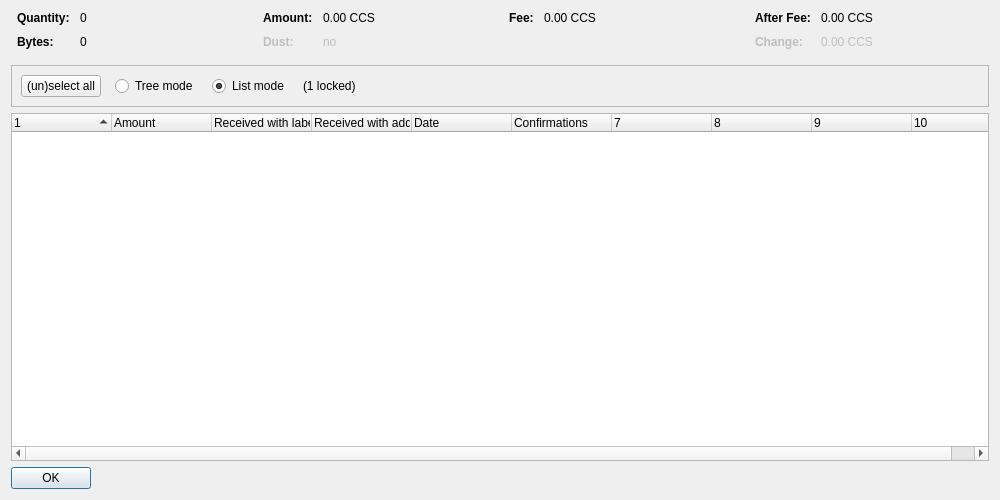
<?xml version="1.0" encoding="UTF-8"?>
<ui version="4.0">
 <class>CoinControlDialog</class>
 <widget class="QDialog" name="CoinControlDialog">
  <property name="geometry">
   <rect>
    <x>0</x>
    <y>0</y>
    <width>1000</width>
    <height>500</height>
   </rect>
  </property>
  <property name="windowTitle">
   <string>Coin Selection</string>
  </property>
  <layout class="QVBoxLayout" name="verticalLayout">
   <item>
    <layout class="QHBoxLayout" name="horizontalLayoutTop" stretch="0,0,0,0">
     <property name="topMargin">
      <number>0</number>
     </property>
     <property name="bottomMargin">
      <number>10</number>
     </property>
     <item>
      <layout class="QFormLayout" name="formLayoutCoinControl1">
       <property name="horizontalSpacing">
        <number>10</number>
       </property>
       <property name="verticalSpacing">
        <number>10</number>
       </property>
       <property name="leftMargin">
        <number>6</number>
       </property>
       <property name="rightMargin">
        <number>6</number>
       </property>
       <item row="0" column="0">
        <widget class="QLabel" name="labelCoinControlQuantityText">
         <property name="font">
          <font>
           <weight>75</weight>
           <bold>true</bold>
          </font>
         </property>
         <property name="text">
          <string>Quantity:</string>
         </property>
        </widget>
       </item>
       <item row="0" column="1">
        <widget class="QLabel" name="labelCoinControlQuantity">
         <property name="cursor">
          <cursorShape>IBeamCursor</cursorShape>
         </property>
         <property name="contextMenuPolicy">
          <enum>Qt::ActionsContextMenu</enum>
         </property>
         <property name="text">
          <string notr="true">0</string>
         </property>
         <property name="textInteractionFlags">
          <set>Qt::LinksAccessibleByMouse|Qt::TextSelectableByKeyboard|Qt::TextSelectableByMouse</set>
         </property>
        </widget>
       </item>
       <item row="1" column="0">
        <widget class="QLabel" name="labelCoinControlBytesText">
         <property name="font">
          <font>
           <weight>75</weight>
           <bold>true</bold>
          </font>
         </property>
         <property name="text">
          <string>Bytes:</string>
         </property>
        </widget>
       </item>
       <item row="1" column="1">
        <widget class="QLabel" name="labelCoinControlBytes">
         <property name="cursor">
          <cursorShape>IBeamCursor</cursorShape>
         </property>
         <property name="contextMenuPolicy">
          <enum>Qt::ActionsContextMenu</enum>
         </property>
         <property name="text">
          <string notr="true">0</string>
         </property>
         <property name="textInteractionFlags">
          <set>Qt::LinksAccessibleByMouse|Qt::TextSelectableByKeyboard|Qt::TextSelectableByMouse</set>
         </property>
        </widget>
       </item>
      </layout>
     </item>
     <item>
      <layout class="QFormLayout" name="formLayoutCoinControl2">
       <property name="horizontalSpacing">
        <number>10</number>
       </property>
       <property name="verticalSpacing">
        <number>10</number>
       </property>
       <property name="leftMargin">
        <number>6</number>
       </property>
       <property name="rightMargin">
        <number>6</number>
       </property>
       <item row="0" column="0">
        <widget class="QLabel" name="labelCoinControlAmountText">
         <property name="font">
          <font>
           <weight>75</weight>
           <bold>true</bold>
          </font>
         </property>
         <property name="text">
          <string>Amount:</string>
         </property>
        </widget>
       </item>
       <item row="0" column="1">
        <widget class="QLabel" name="labelCoinControlAmount">
         <property name="cursor">
          <cursorShape>IBeamCursor</cursorShape>
         </property>
         <property name="contextMenuPolicy">
          <enum>Qt::ActionsContextMenu</enum>
         </property>
         <property name="text">
          <string notr="true">0.00 CCS</string>
         </property>
         <property name="textInteractionFlags">
          <set>Qt::LinksAccessibleByMouse|Qt::TextSelectableByKeyboard|Qt::TextSelectableByMouse</set>
         </property>
        </widget>
       </item>
       <item row="1" column="0">
        <widget class="QLabel" name="labelCoinControlLowOutputText">
         <property name="enabled">
          <bool>false</bool>
         </property>
         <property name="font">
          <font>
           <weight>75</weight>
           <bold>true</bold>
          </font>
         </property>
         <property name="text">
          <string>Dust:</string>
         </property>
        </widget>
       </item>
       <item row="1" column="1">
        <widget class="QLabel" name="labelCoinControlLowOutput">
         <property name="enabled">
          <bool>false</bool>
         </property>
         <property name="cursor">
          <cursorShape>IBeamCursor</cursorShape>
         </property>
         <property name="contextMenuPolicy">
          <enum>Qt::ActionsContextMenu</enum>
         </property>
         <property name="text">
          <string notr="true">no</string>
         </property>
         <property name="textInteractionFlags">
          <set>Qt::LinksAccessibleByMouse|Qt::TextSelectableByKeyboard|Qt::TextSelectableByMouse</set>
         </property>
        </widget>
       </item>
      </layout>
     </item>
     <item>
      <layout class="QFormLayout" name="formLayoutCoinControl3">
       <property name="horizontalSpacing">
        <number>10</number>
       </property>
       <property name="verticalSpacing">
        <number>10</number>
       </property>
       <property name="leftMargin">
        <number>6</number>
       </property>
       <property name="rightMargin">
        <number>6</number>
       </property>
       <item row="0" column="0">
        <widget class="QLabel" name="labelCoinControlFeeText">
         <property name="font">
          <font>
           <weight>75</weight>
           <bold>true</bold>
          </font>
         </property>
         <property name="text">
          <string>Fee:</string>
         </property>
        </widget>
       </item>
       <item row="0" column="1">
        <widget class="QLabel" name="labelCoinControlFee">
         <property name="cursor">
          <cursorShape>IBeamCursor</cursorShape>
         </property>
         <property name="contextMenuPolicy">
          <enum>Qt::ActionsContextMenu</enum>
         </property>
         <property name="text">
          <string notr="true">0.00 CCS</string>
         </property>
         <property name="textInteractionFlags">
          <set>Qt::LinksAccessibleByMouse|Qt::TextSelectableByKeyboard|Qt::TextSelectableByMouse</set>
         </property>
        </widget>
       </item>
      </layout>
     </item>
     <item>
      <layout class="QFormLayout" name="formLayoutCoinControl4">
       <property name="horizontalSpacing">
        <number>10</number>
       </property>
       <property name="verticalSpacing">
        <number>10</number>
       </property>
       <property name="leftMargin">
        <number>6</number>
       </property>
       <property name="rightMargin">
        <number>6</number>
       </property>
       <item row="0" column="0">
        <widget class="QLabel" name="labelCoinControlAfterFeeText">
         <property name="font">
          <font>
           <weight>75</weight>
           <bold>true</bold>
          </font>
         </property>
         <property name="text">
          <string>After Fee:</string>
         </property>
        </widget>
       </item>
       <item row="0" column="1">
        <widget class="QLabel" name="labelCoinControlAfterFee">
         <property name="cursor">
          <cursorShape>IBeamCursor</cursorShape>
         </property>
         <property name="contextMenuPolicy">
          <enum>Qt::ActionsContextMenu</enum>
         </property>
         <property name="text">
          <string notr="true">0.00 CCS</string>
         </property>
         <property name="textInteractionFlags">
          <set>Qt::LinksAccessibleByMouse|Qt::TextSelectableByKeyboard|Qt::TextSelectableByMouse</set>
         </property>
        </widget>
       </item>
       <item row="1" column="0">
        <widget class="QLabel" name="labelCoinControlChangeText">
         <property name="enabled">
          <bool>false</bool>
         </property>
         <property name="font">
          <font>
           <weight>75</weight>
           <bold>true</bold>
          </font>
         </property>
         <property name="text">
          <string>Change:</string>
         </property>
        </widget>
       </item>
       <item row="1" column="1">
        <widget class="QLabel" name="labelCoinControlChange">
         <property name="enabled">
          <bool>false</bool>
         </property>
         <property name="cursor">
          <cursorShape>IBeamCursor</cursorShape>
         </property>
         <property name="contextMenuPolicy">
          <enum>Qt::ActionsContextMenu</enum>
         </property>
         <property name="text">
          <string notr="true">0.00 CCS</string>
         </property>
         <property name="textInteractionFlags">
          <set>Qt::LinksAccessibleByMouse|Qt::TextSelectableByKeyboard|Qt::TextSelectableByMouse</set>
         </property>
        </widget>
       </item>
      </layout>
     </item>
    </layout>
   </item>
   <item>
    <widget class="QFrame" name="frame">
     <property name="minimumSize">
      <size>
       <width>0</width>
       <height>40</height>
      </size>
     </property>
     <property name="frameShape">
      <enum>QFrame::StyledPanel</enum>
     </property>
     <property name="frameShadow">
      <enum>QFrame::Sunken</enum>
     </property>
     <layout class="QHBoxLayout" name="horizontalLayout">
      <item>
       <layout class="QHBoxLayout" name="horizontalLayoutPanel" stretch="0,0,0,0,0">
        <property name="spacing">
         <number>14</number>
        </property>
        <item>
         <widget class="QPushButton" name="pushButtonSelectAll">
          <property name="sizePolicy">
           <sizepolicy hsizetype="Maximum" vsizetype="Fixed">
            <horstretch>0</horstretch>
            <verstretch>0</verstretch>
           </sizepolicy>
          </property>
          <property name="text">
           <string>(un)select all</string>
          </property>
          <property name="autoDefault">
           <bool>false</bool>
          </property>
         </widget>
        </item>
        <item>
         <widget class="QRadioButton" name="radioTreeMode">
          <property name="sizePolicy">
           <sizepolicy hsizetype="Maximum" vsizetype="Fixed">
            <horstretch>0</horstretch>
            <verstretch>0</verstretch>
           </sizepolicy>
          </property>
          <property name="text">
           <string>Tree mode</string>
          </property>
         </widget>
        </item>
        <item>
         <widget class="QRadioButton" name="radioListMode">
          <property name="sizePolicy">
           <sizepolicy hsizetype="Maximum" vsizetype="Fixed">
            <horstretch>0</horstretch>
            <verstretch>0</verstretch>
           </sizepolicy>
          </property>
          <property name="text">
           <string>List mode</string>
          </property>
          <property name="checked">
           <bool>true</bool>
          </property>
         </widget>
        </item>
        <item>
         <widget class="QLabel" name="labelLocked">
          <property name="text">
           <string notr="true">(1 locked)</string>
          </property>
         </widget>
        </item>
        <item>
         <spacer name="horizontalSpacer">
          <property name="orientation">
           <enum>Qt::Horizontal</enum>
          </property>
          <property name="sizeHint" stdset="0">
           <size>
            <width>40</width>
            <height>20</height>
           </size>
          </property>
         </spacer>
        </item>
       </layout>
      </item>
     </layout>
    </widget>
   </item>
   <item>
    <widget class="CoinControlTreeWidget" name="treeWidget">
     <property name="contextMenuPolicy">
      <enum>Qt::CustomContextMenu</enum>
     </property>
     <property name="sortingEnabled">
      <bool>false</bool>
     </property>
     <property name="columnCount">
      <number>10</number>
     </property>
     <attribute name="headerShowSortIndicator" stdset="0">
      <bool>true</bool>
     </attribute>
     <attribute name="headerStretchLastSection">
      <bool>false</bool>
     </attribute>
     <column>
      <property name="text">
       <string/>
      </property>
     </column>
     <column>
      <property name="text">
       <string>Amount</string>
      </property>
     </column>
     <column>
      <property name="text">
       <string>Received with label</string>
      </property>
     </column>
     <column>
      <property name="text">
       <string>Received with address</string>
      </property>
     </column>
     <column>
      <property name="text">
       <string>Date</string>
      </property>
     </column>
     <column>
      <property name="text">
       <string>Confirmations</string>
      </property>
      <property name="toolTip">
       <string>Confirmed</string>
      </property>
     </column>
     <column>
      <property name="text">
       <string/>
      </property>
     </column>
     <column>
      <property name="text">
       <string/>
      </property>
     </column>
     <column>
      <property name="text">
       <string/>
      </property>
     </column>
     <column>
      <property name="text">
       <string/>
      </property>
     </column>
    </widget>
   </item>
   <item>
    <widget class="QDialogButtonBox" name="buttonBox">
     <property name="sizePolicy">
      <sizepolicy hsizetype="Maximum" vsizetype="Fixed">
       <horstretch>0</horstretch>
       <verstretch>0</verstretch>
      </sizepolicy>
     </property>
     <property name="orientation">
      <enum>Qt::Horizontal</enum>
     </property>
     <property name="standardButtons">
      <set>QDialogButtonBox::Ok</set>
     </property>
    </widget>
   </item>
  </layout>
 </widget>
 <customwidgets>
  <customwidget>
   <class>CoinControlTreeWidget</class>
   <extends>QTreeWidget</extends>
   <header>coincontroltreewidget.h</header>
  </customwidget>
 </customwidgets>
 <resources/>
 <connections/>
</ui>
